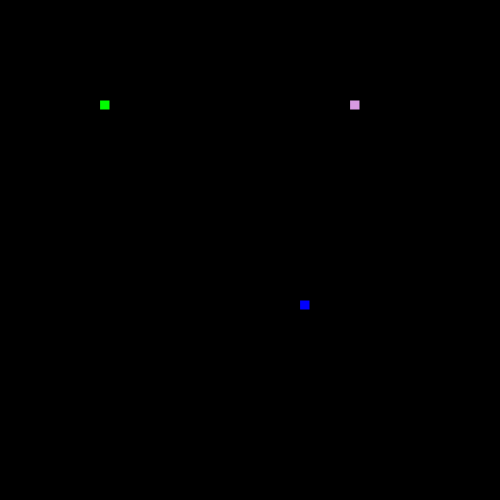
Frame 1 (no input)
Frame 60 (no input): identical to frame 1, image omitted
Frame 120 (the mouse pressed at the canvas centre since frame 60): identical to frame 1, image omitted

The p5.js sketch that drew this single still picture (run headless with seeded random() and noise() and a simulated clock; from frame 60 on, the mouse is pressed at the canvas centre):

// p5.js sketch
// ── sketch.js
var scl = 10;
var s;
function setup() {
  createCanvas(500, 500);
  frameRate(20);
  s = new Snakes(100,100);
  p = new Snakes(300,300);
  f = new Food();
  f.newFood();
}



function draw() {
	background(0)
  s.move();
  s.draw(0,255,0);
  s.death();
  p.move();
  p.draw(0,0,255);
  p.death();
  f.drawFood();
  //Crash();
}

// ── Crash.js
function Crash(x,y){
  this.sx = s.x;
  this.sy = s.y;
  this.px = p.x;
  this.py = p.y;
  this.blocks = s.total+p.total;
//  this.xlength = [s.tailx, p.tailx];
//  this.ylength = [s.taily, p.taily];
  this.xlength = new Array(this.blocks);
  this.ylength = new Array(this.blocks);



  for(var i = 0;i<s.total;i++){
    this.xlength[i] = s.tailx[i];
    this.ylength[i] = s.taily[i];
  }

  for(var j = s.total;j<this.blocks;j++){
    this.xlength[j] = p.tailx[j-s.total];
    this.ylength[j] = p.taily[j-s.total];
  }

  console.log(this.xlength);

  for(i = 0;i<this.blocks;i++){

    if(abs(this.ylength[i] - y)<2 && abs(this.xlength[i] - x)<2){
      return true;

  }
}


}

// ── Food.js
function Food(){
  this.x;
  this.y;
  this.r;
  this.g;
  this.b;

this.drawFood = function(){
  fill(this.r,this.g,this.b);
  rect(this.x,this.y,scl,scl);
  s.munch(this.x,this.y);
  p.munch(this.x,this.y);
}
  this.newFood = function(){
this.x = floor(random(width/scl))*scl;
this.y = floor(random(height/scl))*scl;
this.r = random(155)+100;
this.g = random(155)+100;
this.b = random(155)+100;
}
}

// ── SnakeFunction.js
function Snakes(xStart,yStart){


this.x = xStart;
this.y = yStart;
this.speedx = 0;
this.speedy = 0;
this.total = 1;
this.tailx = [];
this.taily = [];
this.current = 0;


this.dir = function(x,y){
  if(this.speedx === (-x) && this.speedy ===(-y)){
}else{
  this.speedx = x;
  this.speedy = y;
}
}

this.death = function(){
  //for(var i = 0; i < this.total-1;i++){
  //if(abs(this.x- this.tailx[i])<1 && abs(this.y - this.taily[i])<1){

  //if(this.total>1){
  if(Crash(this.x,this.y) === true){
  this.total = 1;
  this.tailx = [];
  this.taily = [];
  this.x = xStart;
  this.y = yStart;
  this.speedx = 0;
  this.speedy = 0;
}
//}}
}

this.move= function(){
  if(this.total === this.current){
    for(var i = 0;i < this.total-1;i++){
      this.tailx[i] = this.tailx[i+1];
      this.taily[i] = this.taily[i+1];
    }
  }
  else
    {
    this.current = this.total;
    }

  this.tailx[this.total-1] = this.x;
  this.taily[this.total-1] = this.y;

  this.x = this.x+this.speedx*scl;
  this.y = this.y+this.speedy*scl;
  this.x = constrain(this.x, 0, width-scl);
  this.y = constrain(this.y ,0, height-scl);

}

this.draw = function(r,g,b){
  fill(r,g,b);
  for(var i = 0;i <= this.total-1;i++){
  rect(this.tailx[i],this.taily[i],scl,scl);
}
}

this.munch = function(x,y){
if (abs(this.x-x) < 2){
  if(abs(this.y-y)<2){
    f.newFood();
    this.total++;
  }
}
}


}

// ── key.js

function keyPressed(){
  if(keyCode === 79){//up ARROW
    s.dir(0,-1)
  }
  if(keyCode === 76){//down
    s.dir(0,1)
  }
  if(keyCode=== 186){//right
    s.dir(1,0)
  }
  if(keyCode === 75){//left
    s.dir(-1,0)
  }
  if(keyCode === 80){
    f.newFood();
  }
  if(keyCode === 87){
    p.dir(0,-1)
  }
  if(keyCode === 65){
    p.dir(-1,0)
  }
  if(keyCode === 68){
    p.dir(1,0)
  }
  if(keyCode === 83){
    p.dir(0,1)
  }
}
